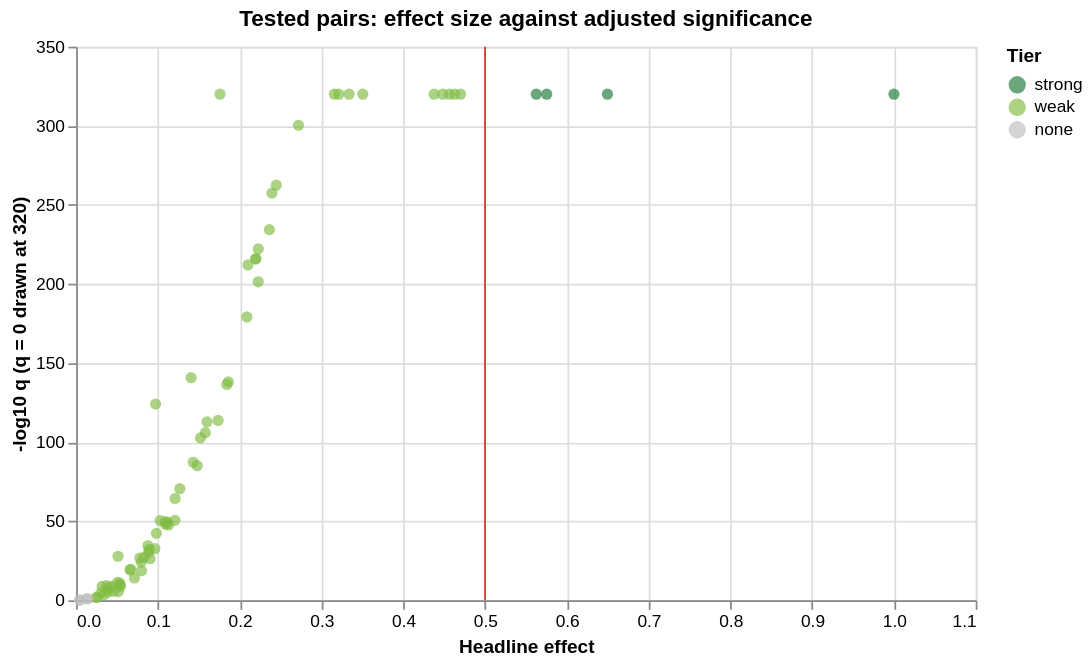

Notebook source saved alongside this figure:
### Code cell
tested_pairs = tested.with_columns(
    pl.when(pl.col("q_value") > 0)
      .then(-pl.col("q_value").log10())
      .otherwise(320.0)
      .alias("neglog10_q")
)
points = alt.Chart(tested_pairs).mark_circle(size=42, opacity=0.65).encode(
    x=alt.X("effect:Q", title="Headline effect", scale=alt.Scale(domain=[0, 1.05])),
    y=alt.Y("neglog10_q:Q", title="-log10 q (q = 0 drawn at 320)"),
    color=alt.Color("tier:N", title="Tier",
                    scale=alt.Scale(domain=["strong", "weak", "none"],
                                    range=["#1b7837", "#7fbc41", "#bdbdbd"])),
    tooltip=["a", "b", "kind", "tier"],
)
bar = alt.Chart().mark_rule(color="#d7301f").encode(x=alt.datum(0.5))
(points + bar).properties(
    title="Tested pairs: effect size against adjusted significance", width=520, height=320)

### Figure 1 — Vega-Lite specification as saved in the notebook (floating-point values rounded to 4 significant figures)
{"config": {"view": {"continuousWidth": 300, "continuousHeight": 300}}, "layer": [{"data": {"name": "data-707a6e64005bacd168e4ba7c334e4abc"}, "mark": {"type": "circle", "opacity": 0.65, "size": 42}, "encoding": {"color": {"field": "tier", "scale": {"domain": ["strong", "weak", "none"], "range": ["#1b7837", "#7fbc41", "#bdbdbd"]}, "title": "Tier", "type": "nominal"}, "tooltip": [{"field": "a", "type": "nominal"}, {"field": "b", "type": "nominal"}, {"field": "kind", "type": "nominal"}, {"field": "tier", "type": "nominal"}], "x": {"field": "effect", "scale": {"domain": [0, 1.05]}, "title": "Headline effect", "type": "quantitative"}, "y": {"field": "neglog10_q", "title": "-log10 q (q = 0 drawn at 320)", "type": "quantitative"}}}, {"data": {"name": "empty"}, "mark": {"type": "rule", "color": "#d7301f"}, "encoding": {"x": {"datum": 0.5}}}], "height": 320, "title": "Tested pairs: effect size against adjusted significance", "width": 520, "$schema": "https://vega.github.io/schema/vega-lite/v6.4.1.json", "datasets": {"data-707a6e64005bacd168e4ba7c334e4abc": [{"a": "education", "b": "sex", "kind": "nominal", "n": 20000, "pearson": null, "spearman": null, "xi_ab": null, "xi_ba": null, "cramers_v": 0.09631, "eta": null, "p_value": 1.451e-33, "q_value": 2.233e-33, "tier": "weak", "effect": 0.09631, "neglog10_q": 32.65}, {"a": "education", "b": "income", "kind": "nominal", "n": 20000, "pearson": null, "spearman": null, "xi_ab": null, "xi_ba": null, "cramers_v": 0.3505, "eta": null, "p_value": 0.0, "q_value": 0.0, "tier": "weak", "effect": 0.3505, "neglog10_q": 320.0}, {"a": "marital_status", "b": "sex", "kind": "nominal", "n": 20000, "pearson": null, "spearman": null, "xi_ab": null, "xi_ba": null, "cramers_v": 0.4627, "eta": null, "p_value": 0.0, "q_value": 0.0, "tier": "weak", "effect": 0.4627, "neglog10_q": 320.0}, {"a": "marital_status", "b": "income", "kind": "nominal", "n": 20000, "pearson": null, "spearman": null, "xi_ab": null, "xi_ba": null, "cramers_v": 0.4483, "eta": null, "p_value": 0.0, "q_value": 0.0, "tier": "weak", "effect": 0.4483, "neglog10_q": 320.0}, {"a": "occupation", "b": "sex", "kind": "nominal", "n": 18837, "pearson": null, "spearman": null, "xi_ab": null, "xi_ba": null, "cramers_v": 0.4377, "eta": null, "p_value": 0.0, "q_value": 0.0, "tier": "weak", "effect": 0.4377, "neglog10_q": 320.0}, {"a": "occupation", "b": "income", "kind": "nominal", "n": 18837, "pearson": null, "spearman": null, "xi_ab": null, "xi_ba": null, "cramers_v": 0.3337, "eta": null, "p_value": 0.0, "q_value": 0.0, "tier": "weak", "effect": 0.3337, "neglog10_q": 320.0}, {"a": "relationship", "b": "race", "kind": "nominal", "n": 20000, "pearson": null, "spearman": null, "xi_ab": null, "xi_ba": null, "cramers_v": 0.09708, "eta": null, "p_value": 3.891e-125, "q_value": 8.979e-125, "tier": "weak", "effect": 0.09708, "neglog10_q": 124.0}, {"a": "relationship", "b": "sex", "kind": "nominal", "n": 20000, "pearson": null, "spearman": null, "xi_ab": null, "xi_ba": null, "cramers_v": 0.6497, "eta": null, "p_value": 0.0, "q_value": 0.0, "tier": "strong", "effect": 0.6497, "neglog10_q": 320.0}, {"a": "relationship", "b": "income", "kind": "nominal", "n": 20000, "pearson": null, "spearman": null, "xi_ab": null, "xi_ba": null, "cramers_v": 0.4565, "eta": null, "p_value": 0.0, "q_value": 0.0, "tier": "weak", "effect": 0.4565, "neglog10_q": 320.0}, {"a": "race", "b": "sex", "kind": "nominal", "n": 20000, "pearson": null, "spearman": null, "xi_ab": null, "xi_ba": null, "cramers_v": 0.1117, "eta": null, "p_value": 2.503e-50, "q_value": 4.291e-50, "tier": "weak", "effect": 0.1117, "neglog10_q": 49.37}, {"a": "race", "b": "income", "kind": "nominal", "n": 20000, "pearson": null, "spearman": null, "xi_ab": null, "xi_ba": null, "cramers_v": 0.1029, "eta": null, "p_value": 2.039e-51, "q_value": 3.707e-51, "tier": "weak", "effect": 0.1029, "neglog10_q": 50.43}, {"a": "sex", "b": "income", "kind": "nominal", "n": 20000, "pearson": null, "spearman": null, "xi_ab": null, "xi_ba": null, "cramers_v": 0.2101, "eta": null, "p_value": 3.455e-213, "q_value": 9.87e-213, "tier": "weak", "effect": 0.2101, "neglog10_q": 212.0}, {"a": "work_class", "b": "age", "kind": "mixed", "n": 18839, "pearson": null, "spearman": null, "xi_ab": null, "xi_ba": null, "cramers_v": null, "eta": 0.2227, "p_value": 1.592e-202, "q_value": 4.341e-202, "tier": "weak", "effect": 0.2227, "neglog10_q": 201.4}, {"a": "work_class", "b": "final_weight", "kind": "mixed", "n": 18839, "pearson": null, "spearman": null, "xi_ab": null, "xi_ba": null, "cramers_v": null, "eta": 0.05438, "p_value": 1.046e-09, "q_value": 1.281e-09, "tier": "weak", "effect": 0.05438, "neglog10_q": 8.893}, {"a": "work_class", "b": "education_num", "kind": "mixed", "n": 18839, "pearson": null, "spearman": null, "xi_ab": null, "xi_ba": null, "cramers_v": null, "eta": 0.1862, "p_value": 3.195e-139, "q_value": 7.987e-139, "tier": "weak", "effect": 0.1862, "neglog10_q": 138.1}, {"a": "work_class", "b": "capital_gain", "kind": "mixed", "n": 18839, "pearson": null, "spearman": null, "xi_ab": null, "xi_ba": null, "cramers_v": null, "eta": 0.113, "p_value": 1.412e-48, "q_value": 2.289e-48, "tier": "weak", "effect": 0.113, "neglog10_q": 47.64}, {"a": "work_class", "b": "capital_loss", "kind": "mixed", "n": 18839, "pearson": null, "spearman": null, "xi_ab": null, "xi_ba": null, "cramers_v": null, "eta": 0.04578, "p_value": 1.564e-06, "q_value": 1.805e-06, "tier": "weak", "effect": 0.04578, "neglog10_q": 5.744}, {"a": "work_class", "b": "hours_per_week", "kind": "mixed", "n": 18839, "pearson": null, "spearman": null, "xi_ab": null, "xi_ba": null, "cramers_v": null, "eta": 0.1481, "p_value": 4.015e-86, "q_value": 7.771e-86, "tier": "weak", "effect": 0.1481, "neglog10_q": 85.11}, {"a": "education", "b": "age", "kind": "mixed", "n": 20000, "pearson": null, "spearman": null, "xi_ab": null, "xi_ba": null, "cramers_v": null, "eta": 0.2364, "p_value": 1.291e-235, "q_value": 4.556e-235, "tier": "weak", "effect": 0.2364, "neglog10_q": 234.3}, {"a": "education", "b": "final_weight", "kind": "mixed", "n": 20000, "pearson": null, "spearman": null, "xi_ab": null, "xi_ba": null, "cramers_v": null, "eta": 0.07129, "p_value": 5.819e-15, "q_value": 7.59e-15, "tier": "weak", "effect": 0.07129, "neglog10_q": 14.12}, {"a": "education", "b": "education_num", "kind": "mixed", "n": 20000, "pearson": null, "spearman": null, "xi_ab": null, "xi_ba": null, "cramers_v": null, "eta": 1.0, "p_value": 0.0, "q_value": 0.0, "tier": "strong", "effect": 1.0, "neglog10_q": 320.0}, {"a": "education", "b": "capital_gain", "kind": "mixed", "n": 20000, "pearson": null, "spearman": null, "xi_ab": null, "xi_ba": null, "cramers_v": null, "eta": 0.2088, "p_value": 2.62e-180, "q_value": 6.835e-180, "tier": "weak", "effect": 0.2088, "neglog10_q": 179.2}, {"a": "education", "b": "capital_loss", "kind": "mixed", "n": 20000, "pearson": null, "spearman": null, "xi_ab": null, "xi_ba": null, "cramers_v": null, "eta": 0.09044, "p_value": 3.581e-27, "q_value": 4.997e-27, "tier": "weak", "effect": 0.09044, "neglog10_q": 26.3}, {"a": "education", "b": "hours_per_week", "kind": "mixed", "n": 20000, "pearson": null, "spearman": null, "xi_ab": null, "xi_ba": null, "cramers_v": null, "eta": 0.1843, "p_value": 1.419e-137, "q_value": 3.407e-137, "tier": "weak", "effect": 0.1843, "neglog10_q": 136.5}, {"a": "marital_status", "b": "age", "kind": "mixed", "n": 20000, "pearson": null, "spearman": null, "xi_ab": null, "xi_ba": null, "cramers_v": null, "eta": 0.5754, "p_value": 0.0, "q_value": 0.0, "tier": "strong", "effect": 0.5754, "neglog10_q": 320.0}, {"a": "marital_status", "b": "final_weight", "kind": "mixed", "n": 20000, "pearson": null, "spearman": null, "xi_ab": null, "xi_ba": null, "cramers_v": null, "eta": 0.0534, "p_value": 1.748e-10, "q_value": 2.185e-10, "tier": "weak", "effect": 0.0534, "neglog10_q": 9.661}, {"a": "marital_status", "b": "education_num", "kind": "mixed", "n": 20000, "pearson": null, "spearman": null, "xi_ab": null, "xi_ba": null, "cramers_v": null, "eta": 0.1092, "p_value": 5.656e-49, "q_value": 9.426e-49, "tier": "weak", "effect": 0.1092, "neglog10_q": 48.03}, {"a": "marital_status", "b": "capital_gain", "kind": "mixed", "n": 20000, "pearson": null, "spearman": null, "xi_ab": null, "xi_ba": null, "cramers_v": null, "eta": 0.08865, "p_value": 1.771e-31, "q_value": 2.591e-31, "tier": "weak", "effect": 0.08865, "neglog10_q": 30.59}, {"a": "marital_status", "b": "capital_loss", "kind": "mixed", "n": 20000, "pearson": null, "spearman": null, "xi_ab": null, "xi_ba": null, "cramers_v": null, "eta": 0.07963, "p_value": 5.037e-25, "q_value": 6.869e-25, "tier": "weak", "effect": 0.07963, "neglog10_q": 24.16}, {"a": "marital_status", "b": "hours_per_week", "kind": "mixed", "n": 20000, "pearson": null, "spearman": null, "xi_ab": null, "xi_ba": null, "cramers_v": null, "eta": 0.2448, "p_value": 8.816e-264, "q_value": 3.526e-263, "tier": "weak", "effect": 0.2448, "neglog10_q": 262.5}, {"a": "occupation", "b": "age", "kind": "mixed", "n": 18837, "pearson": null, "spearman": null, "xi_ab": null, "xi_ba": null, "cramers_v": null, "eta": 0.1736, "p_value": 8.993e-115, "q_value": 1.999e-114, "tier": "weak", "effect": 0.1736, "neglog10_q": 113.7}, {"a": "occupation", "b": "final_weight", "kind": "mixed", "n": 18837, "pearson": null, "spearman": null, "xi_ab": null, "xi_ba": null, "cramers_v": null, "eta": 0.05169, "p_value": 2.569e-06, "q_value": 2.908e-06, "tier": "weak", "effect": 0.05169, "neglog10_q": 5.536}, {"a": "occupation", "b": "education_num", "kind": "mixed", "n": 18837, "pearson": null, "spearman": null, "xi_ab": null, "xi_ba": null, "cramers_v": null, "eta": 0.5626, "p_value": 0.0, "q_value": 0.0, "tier": "strong", "effect": 0.5626, "neglog10_q": 320.0}, {"a": "occupation", "b": "capital_gain", "kind": "mixed", "n": 18837, "pearson": null, "spearman": null, "xi_ab": null, "xi_ba": null, "cramers_v": null, "eta": 0.1209, "p_value": 1.406e-51, "q_value": 2.635e-51, "tier": "weak", "effect": 0.1209, "neglog10_q": 50.58}, {"a": "occupation", "b": "capital_loss", "kind": "mixed", "n": 18837, "pearson": null, "spearman": null, "xi_ab": null, "xi_ba": null, "cramers_v": null, "eta": 0.0799, "p_value": 1.545e-19, "q_value": 2.06e-19, "tier": "weak", "effect": 0.0799, "neglog10_q": 18.69}, {"a": "occupation", "b": "hours_per_week", "kind": "mixed", "n": 18837, "pearson": null, "spearman": null, "xi_ab": null, "xi_ba": null, "cramers_v": null, "eta": 0.272, "p_value": 1.174e-301, "q_value": 5.03e-301, "tier": "weak", "effect": 0.272, "neglog10_q": 300.3}, {"a": "relationship", "b": "age", "kind": "mixed", "n": 20000, "pearson": null, "spearman": null, "xi_ab": null, "xi_ba": null, "cramers_v": null, "eta": 0.4701, "p_value": 0.0, "q_value": 0.0, "tier": "weak", "effect": 0.4701, "neglog10_q": 320.0}, {"a": "relationship", "b": "final_weight", "kind": "mixed", "n": 20000, "pearson": null, "spearman": null, "xi_ab": null, "xi_ba": null, "cramers_v": null, "eta": 0.0342, "p_value": 0.0002829, "q_value": 0.0003032, "tier": "weak", "effect": 0.0342, "neglog10_q": 3.518}, {"a": "relationship", "b": "education_num", "kind": "mixed", "n": 20000, "pearson": null, "spearman": null, "xi_ab": null, "xi_ba": null, "cramers_v": null, "eta": 0.158, "p_value": 4.62e-107, "q_value": 9.899e-107, "tier": "weak", "effect": 0.158, "neglog10_q": 106.0}, {"a": "relationship", "b": "capital_gain", "kind": "mixed", "n": 20000, "pearson": null, "spearman": null, "xi_ab": null, "xi_ba": null, "cramers_v": null, "eta": 0.08971, "p_value": 4.553e-33, "q_value": 6.83e-33, "tier": "weak", "effect": 0.08971, "neglog10_q": 32.17}, {"a": "relationship", "b": "capital_loss", "kind": "mixed", "n": 20000, "pearson": null, "spearman": null, "xi_ab": null, "xi_ba": null, "cramers_v": null, "eta": 0.083, "p_value": 4.241e-28, "q_value": 6.059e-28, "tier": "weak", "effect": 0.083, "neglog10_q": 27.22}, {"a": "relationship", "b": "hours_per_week", "kind": "mixed", "n": 20000, "pearson": null, "spearman": null, "xi_ab": null, "xi_ba": null, "cramers_v": null, "eta": 0.3157, "p_value": 0.0, "q_value": 0.0, "tier": "weak", "effect": 0.3157, "neglog10_q": 320.0}, {"a": "race", "b": "age", "kind": "mixed", "n": 20000, "pearson": null, "spearman": null, "xi_ab": null, "xi_ba": null, "cramers_v": null, "eta": 0.0388, "p_value": 4.625e-06, "q_value": 5.139e-06, "tier": "weak", "effect": 0.0388, "neglog10_q": 5.289}, {"a": "race", "b": "final_weight", "kind": "mixed", "n": 20000, "pearson": null, "spearman": null, "xi_ab": null, "xi_ba": null, "cramers_v": null, "eta": 0.1431, "p_value": 2.659e-88, "q_value": 5.318e-88, "tier": "weak", "effect": 0.1431, "neglog10_q": 87.27}, {"a": "race", "b": "education_num", "kind": "mixed", "n": 20000, "pearson": null, "spearman": null, "xi_ab": null, "xi_ba": null, "cramers_v": null, "eta": 0.1091, "p_value": 1.321e-50, "q_value": 2.332e-50, "tier": "weak", "effect": 0.1091, "neglog10_q": 49.63}, {"a": "race", "b": "capital_gain", "kind": "mixed", "n": 20000, "pearson": null, "spearman": null, "xi_ab": null, "xi_ba": null, "cramers_v": null, "eta": 0.02471, "p_value": 0.01582, "q_value": 0.01636, "tier": "weak", "effect": 0.02471, "neglog10_q": 1.786}, {"a": "race", "b": "capital_loss", "kind": "mixed", "n": 20000, "pearson": null, "spearman": null, "xi_ab": null, "xi_ba": null, "cramers_v": null, "eta": 0.02558, "p_value": 0.01084, "q_value": 0.01141, "tier": "weak", "effect": 0.02558, "neglog10_q": 1.943}, {"a": "race", "b": "hours_per_week", "kind": "mixed", "n": 20000, "pearson": null, "spearman": null, "xi_ab": null, "xi_ba": null, "cramers_v": null, "eta": 0.05352, "p_value": 1.037e-11, "q_value": 1.324e-11, "tier": "weak", "effect": 0.05352, "neglog10_q": 10.88}, {"a": "sex", "b": "age", "kind": "mixed", "n": 20000, "pearson": null, "spearman": null, "xi_ab": null, "xi_ba": null, "cramers_v": null, "eta": 0.08772, "p_value": 1.84e-35, "q_value": 2.906e-35, "tier": "weak", "effect": 0.08772, "neglog10_q": 34.54}, {"a": "sex", "b": "final_weight", "kind": "mixed", "n": 20000, "pearson": null, "spearman": null, "xi_ab": null, "xi_ba": null, "cramers_v": null, "eta": 0.03033, "p_value": 1.791e-05, "q_value": 1.953e-05, "tier": "weak", "effect": 0.03033, "neglog10_q": 4.709}, {"a": "sex", "b": "education_num", "kind": "mixed", "n": 20000, "pearson": null, "spearman": null, "xi_ab": null, "xi_ba": null, "cramers_v": null, "eta": 0.0134, "p_value": 0.05818, "q_value": 0.05916, "tier": "none", "effect": 0.0134, "neglog10_q": 1.228}, {"a": "sex", "b": "capital_gain", "kind": "mixed", "n": 20000, "pearson": null, "spearman": null, "xi_ab": null, "xi_ba": null, "cramers_v": null, "eta": 0.04304, "p_value": 1.137e-09, "q_value": 1.364e-09, "tier": "weak", "effect": 0.04304, "neglog10_q": 8.865}, {"a": "sex", "b": "capital_loss", "kind": "mixed", "n": 20000, "pearson": null, "spearman": null, "xi_ab": null, "xi_ba": null, "cramers_v": null, "eta": 0.0392, "p_value": 2.933e-08, "q_value": 3.451e-08, "tier": "weak", "effect": 0.0392, "neglog10_q": 7.462}, {"a": "sex", "b": "hours_per_week", "kind": "mixed", "n": 20000, "pearson": null, "spearman": null, "xi_ab": null, "xi_ba": null, "cramers_v": null, "eta": 0.2394, "p_value": 1.024e-258, "q_value": 3.838e-258, "tier": "weak", "effect": 0.2394, "neglog10_q": 257.4}, {"a": "income", "b": "age", "kind": "mixed", "n": 20000, "pearson": null, "spearman": null, "xi_ab": null, "xi_ba": null, "cramers_v": null, "eta": 0.2198, "p_value": 2.782e-217, "q_value": 8.785e-217, "tier": "weak", "effect": 0.2198, "neglog10_q": 216.1}, {"a": "income", "b": "final_weight", "kind": "mixed", "n": 20000, "pearson": null, "spearman": null, "xi_ab": null, "xi_ba": null, "cramers_v": null, "eta": 0.003927, "p_value": 0.5786, "q_value": 0.5786, "tier": "none", "effect": 0.003927, "neglog10_q": 0.2376}, {"a": "income", "b": "education_num", "kind": "mixed", "n": 20000, "pearson": null, "spearman": null, "xi_ab": null, "xi_ba": null, "cramers_v": null, "eta": 0.3212, "p_value": 0.0, "q_value": 0.0, "tier": "weak", "effect": 0.3212, "neglog10_q": 320.0}, {"a": "income", "b": "capital_gain", "kind": "mixed", "n": 20000, "pearson": null, "spearman": null, "xi_ab": null, "xi_ba": null, "cramers_v": null, "eta": 0.2228, "p_value": 2.254e-223, "q_value": 7.514e-223, "tier": "weak", "effect": 0.2228, "neglog10_q": 222.1}, {"a": "income", "b": "capital_loss", "kind": "mixed", "n": 20000, "pearson": null, "spearman": null, "xi_ab": null, "xi_ba": null, "cramers_v": null, "eta": 0.1521, "p_value": 9.776e-104, "q_value": 2.023e-103, "tier": "weak", "effect": 0.1521, "neglog10_q": 102.7}, {"a": "income", "b": "hours_per_week", "kind": "mixed", "n": 20000, "pearson": null, "spearman": null, "xi_ab": null, "xi_ba": null, "cramers_v": null, "eta": 0.2196, "p_value": 6.042e-217, "q_value": 1.813e-216, "tier": "weak", "effect": 0.2196, "neglog10_q": 215.7}, {"a": "age", "b": "final_weight", "kind": "numeric", "n": 20000, "pearson": -0.07046, "spearman": -0.07399, "xi_ab": 0.001308, "xi_ba": 0.176, "cramers_v": null, "eta": null, "p_value": 0.0, "q_value": 0.0, "tier": "weak", "effect": 0.176, "neglog10_q": 320.0}, {"a": "age", "b": "education_num", "kind": "numeric", "n": 20000, "pearson": 0.01513, "spearman": 0.04523, "xi_ab": 0.05121, "xi_ba": 0.04035, "cramers_v": null, "eta": null, "p_value": 6.419e-29, "q_value": 1.375e-28, "tier": "weak", "effect": 0.05121, "neglog10_q": 27.86}, {"a": "age", "b": "capital_gain", "kind": "numeric", "n": 20000, "pearson": 0.07321, "spearman": 0.1211, "xi_ab": 0.02067, "xi_ba": 0.03213, "cramers_v": null, "eta": null, "p_value": 1.459e-65, "q_value": 4.378e-65, "tier": "weak", "effect": 0.1211, "neglog10_q": 64.36}, {"a": "age", "b": "capital_loss", "kind": "numeric", "n": 20000, "pearson": 0.06504, "spearman": 0.06589, "xi_ab": 0.008083, "xi_ba": 0.007947, "cramers_v": null, "eta": null, "p_value": 4.3e-20, "q_value": 6.45e-20, "tier": "weak", "effect": 0.06589, "neglog10_q": 19.19}, {"a": "age", "b": "hours_per_week", "kind": "numeric", "n": 20000, "pearson": 0.06481, "spearman": 0.1406, "xi_ab": 0.1309, "xi_ba": 0.04257, "cramers_v": null, "eta": null, "p_value": 2.434e-142, "q_value": 1.825e-141, "tier": "weak", "effect": 0.1406, "neglog10_q": 140.7}, {"a": "final_weight", "b": "education_num", "kind": "numeric", "n": 20000, "pearson": -0.03727, "spearman": -0.02501, "xi_ab": 0.02915, "xi_ba": 0.004425, "cramers_v": null, "eta": null, "p_value": 3.39e-10, "q_value": 4.237e-10, "tier": "weak", "effect": 0.03727, "neglog10_q": 9.373}, {"a": "final_weight", "b": "capital_gain", "kind": "numeric", "n": 20000, "pearson": 0.005118, "spearman": 0.00431, "xi_ab": 0.00193, "xi_ba": 0.003818, "cramers_v": null, "eta": null, "p_value": 0.7864, "q_value": 0.7864, "tier": "none", "effect": 0.005118, "neglog10_q": 0.1043}, {"a": "final_weight", "b": "capital_loss", "kind": "numeric", "n": 20000, "pearson": -0.0145, "spearman": -0.01334, "xi_ab": 0.004733, "xi_ba": -0.002592, "cramers_v": null, "eta": null, "p_value": 0.1612, "q_value": 0.1727, "tier": "none", "effect": 0.0145, "neglog10_q": 0.7626}, {"a": "final_weight", "b": "hours_per_week", "kind": "numeric", "n": 20000, "pearson": -0.008821, "spearman": -0.01424, "xi_ab": 0.03175, "xi_ba": 0.002341, "cramers_v": null, "eta": null, "p_value": 1.398e-09, "q_value": 1.613e-09, "tier": "weak", "effect": 0.03175, "neglog10_q": 8.792}, {"a": "education_num", "b": "capital_gain", "kind": "numeric", "n": 20000, "pearson": 0.1268, "spearman": 0.1116, "xi_ab": 0.03768, "xi_ba": 0.02407, "cramers_v": null, "eta": null, "p_value": 7.035e-72, "q_value": 2.638e-71, "tier": "weak", "effect": 0.1268, "neglog10_q": 70.58}, {"a": "education_num", "b": "capital_loss", "kind": "numeric", "n": 20000, "pearson": 0.07793, "spearman": 0.0742, "xi_ab": 0.01255, "xi_ba": -0.002019, "cramers_v": null, "eta": null, "p_value": 1.009e-27, "q_value": 1.891e-27, "tier": "weak", "effect": 0.07793, "neglog10_q": 26.72}, {"a": "education_num", "b": "hours_per_week", "kind": "numeric", "n": 20000, "pearson": 0.1376, "spearman": 0.16, "xi_ab": 0.02571, "xi_ba": 0.02545, "cramers_v": null, "eta": null, "p_value": 3.008e-114, "q_value": 1.504e-113, "tier": "weak", "effect": 0.16, "neglog10_q": 112.8}, {"a": "capital_gain", "b": "capital_loss", "kind": "numeric", "n": 20000, "pearson": -0.03149, "spearman": -0.06666, "xi_ab": -0.005142, "xi_ba": 0.006077, "cramers_v": null, "eta": null, "p_value": 1.526e-20, "q_value": 2.544e-20, "tier": "weak", "effect": 0.06666, "neglog10_q": 19.59}, {"a": "capital_gain", "b": "hours_per_week", "kind": "numeric", "n": 20000, "pearson": 0.08927, "spearman": 0.09821, "xi_ab": 0.01124, "xi_ba": 0.01576, "cramers_v": null, "eta": null, "p_value": 1.879e-43, "q_value": 4.697e-43, "tier": "weak", "effect": 0.09821, "neglog10_q": 42.33}, {"a": "capital_loss", "b": "hours_per_week", "kind": "numeric", "n": 20000, "pearson": 0.04617, "spearman": 0.05049, "xi_ab": 0.008362, "xi_ba": 0.002318, "cramers_v": null, "eta": null, "p_value": 3.598e-12, "q_value": 4.906e-12, "tier": "weak", "effect": 0.05049, "neglog10_q": 11.31}], "empty": [{}]}}
